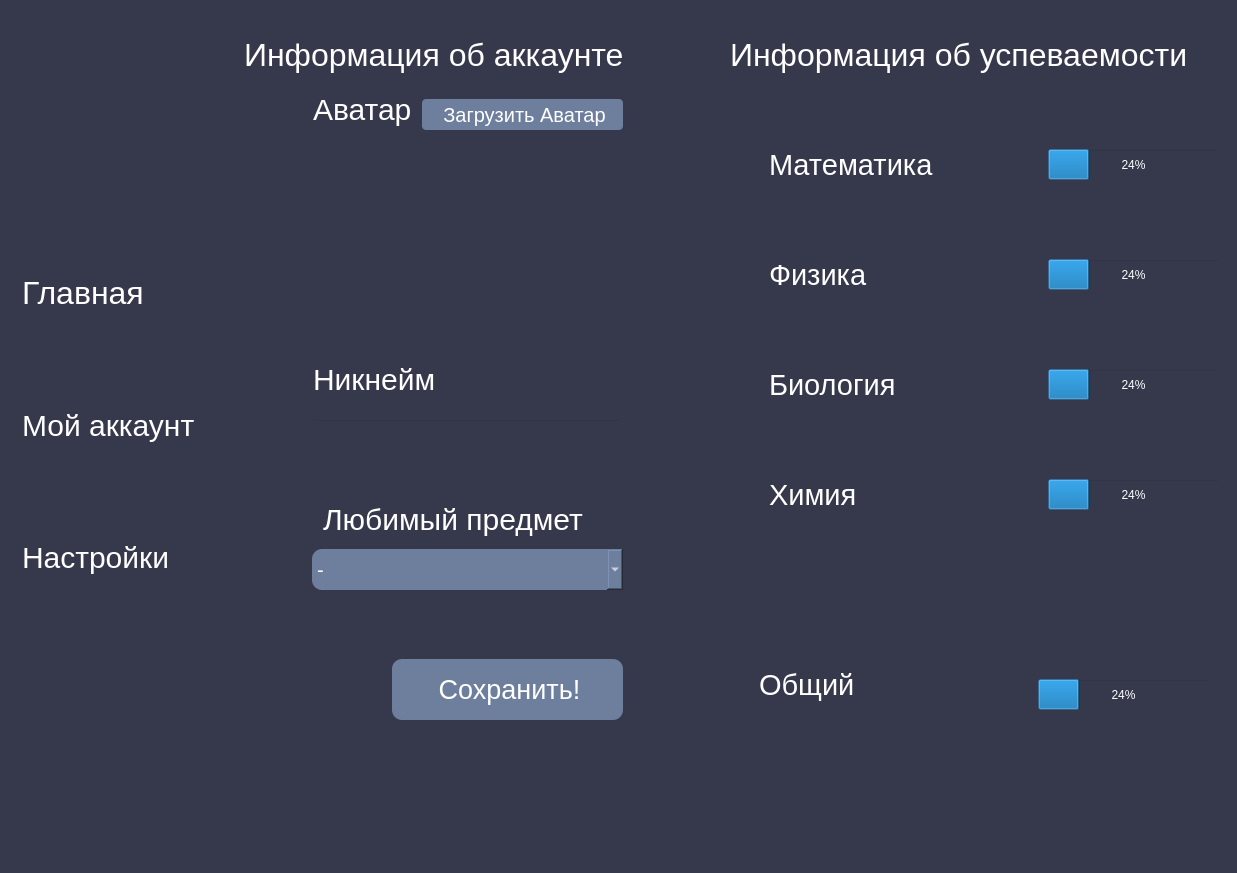
<?xml version="1.0" encoding="UTF-8"?>
<ui version="4.0">
 <class>MainWindow</class>
 <widget class="QMainWindow" name="MainWindow">
  <property name="geometry">
   <rect>
    <x>0</x>
    <y>0</y>
    <width>1237</width>
    <height>873</height>
   </rect>
  </property>
  <property name="cursor">
   <cursorShape>ArrowCursor</cursorShape>
  </property>
  <property name="windowTitle">
   <string>MainWindow</string>
  </property>
  <property name="styleSheet">
   <string notr="true">background-color:rgb(54, 57, 76);</string>
  </property>
  <widget class="QWidget" name="centralwidget">
   <property name="styleSheet">
    <string notr="true">QFrame, QPushButton{
border:none;}
QPushButton:hover{text-decoration:underline}</string>
   </property>
   <layout class="QHBoxLayout" name="horizontalLayout">
    <item>
     <widget class="QFrame" name="frame">
      <property name="minimumSize">
       <size>
        <width>0</width>
        <height>500</height>
       </size>
      </property>
      <property name="maximumSize">
       <size>
        <width>250</width>
        <height>500</height>
       </size>
      </property>
      <property name="frameShape">
       <enum>QFrame::StyledPanel</enum>
      </property>
      <property name="frameShadow">
       <enum>QFrame::Raised</enum>
      </property>
      <layout class="QVBoxLayout" name="verticalLayout">
       <item>
        <widget class="QPushButton" name="ToMain">
         <property name="styleSheet">
          <string notr="true">background:transparent;
color:white;
font-size:32px;
padding-left:4%;
text-align:left;
</string>
         </property>
         <property name="text">
          <string>Главная</string>
         </property>
        </widget>
       </item>
       <item>
        <widget class="QPushButton" name="ToAccount">
         <property name="styleSheet">
          <string notr="true">background:transparent;
word-break:break-word;
color:white;
font-size:30px;
padding-left:4%;
text-align:left;</string>
         </property>
         <property name="text">
          <string>Мой аккаунт</string>
         </property>
        </widget>
       </item>
       <item>
        <widget class="QPushButton" name="ToSettings">
         <property name="styleSheet">
          <string notr="true">background:transparent;
word-break:break-word;
color:white;
font-size:30px;
padding-left:4%;
text-align:left;</string>
         </property>
         <property name="text">
          <string>Настройки</string>
         </property>
        </widget>
       </item>
      </layout>
     </widget>
    </item>
    <item>
     <widget class="QFrame" name="frame_2">
      <property name="minimumSize">
       <size>
        <width>500</width>
        <height>800</height>
       </size>
      </property>
      <property name="maximumSize">
       <size>
        <width>800</width>
        <height>1500</height>
       </size>
      </property>
      <property name="styleSheet">
       <string notr="true">background:transparent;</string>
      </property>
      <property name="frameShape">
       <enum>QFrame::StyledPanel</enum>
      </property>
      <property name="frameShadow">
       <enum>QFrame::Raised</enum>
      </property>
      <widget class="QLabel" name="label">
       <property name="geometry">
        <rect>
         <x>10</x>
         <y>0</y>
         <width>471</width>
         <height>91</height>
        </rect>
       </property>
       <property name="styleSheet">
        <string notr="true">background:transparent;
color:white;
font-size:32px;
padding-left:4%;
text-align:left;
</string>
       </property>
       <property name="text">
        <string>Информация об аккаунте</string>
       </property>
      </widget>
      <widget class="QPushButton" name="SaveButton">
       <property name="geometry">
        <rect>
         <x>170</x>
         <y>650</y>
         <width>231</width>
         <height>61</height>
        </rect>
       </property>
       <property name="styleSheet">
        <string notr="true">background-color:rgb(110, 127, 158);
word-break:break-word;
color:white;
border-radius:10px;
font-size:27px;
padding-left:4%;
text-align:center;</string>
       </property>
       <property name="text">
        <string>Сохранить!</string>
       </property>
      </widget>
      <widget class="QLineEdit" name="NicknameEdit">
       <property name="geometry">
        <rect>
         <x>90</x>
         <y>410</y>
         <width>311</width>
         <height>31</height>
        </rect>
       </property>
      </widget>
      <widget class="QLabel" name="label_8">
       <property name="geometry">
        <rect>
         <x>80</x>
         <y>350</y>
         <width>161</width>
         <height>41</height>
        </rect>
       </property>
       <property name="styleSheet">
        <string notr="true">background:transparent;
color:white;
font-size:30px;
padding-left:4%;
text-align:left;
</string>
       </property>
       <property name="text">
        <string>Никнейм</string>
       </property>
      </widget>
      <widget class="QLabel" name="label_9">
       <property name="geometry">
        <rect>
         <x>80</x>
         <y>80</y>
         <width>111</width>
         <height>41</height>
        </rect>
       </property>
       <property name="styleSheet">
        <string notr="true">background:transparent;
color:white;
font-size:30px;
padding-left:4%;
text-align:left;
</string>
       </property>
       <property name="text">
        <string>Аватар</string>
       </property>
      </widget>
      <widget class="QComboBox" name="favoriteClass">
       <property name="geometry">
        <rect>
         <x>90</x>
         <y>540</y>
         <width>311</width>
         <height>41</height>
        </rect>
       </property>
       <property name="styleSheet">
        <string notr="true">background-color: rgb(110, 127, 158);
color:white;
font-size:20px;
border-radius: 10px</string>
       </property>
       <item>
        <property name="text">
         <string>-</string>
        </property>
       </item>
       <item>
        <property name="text">
         <string>Математика</string>
        </property>
       </item>
       <item>
        <property name="text">
         <string>Физика</string>
        </property>
       </item>
       <item>
        <property name="text">
         <string>Химия</string>
        </property>
       </item>
       <item>
        <property name="text">
         <string>Биология</string>
        </property>
       </item>
      </widget>
      <widget class="QLabel" name="label_10">
       <property name="geometry">
        <rect>
         <x>90</x>
         <y>490</y>
         <width>271</width>
         <height>41</height>
        </rect>
       </property>
       <property name="styleSheet">
        <string notr="true">background:transparent;
color:white;
font-size:30px;
padding-left:4%;
text-align:left;
</string>
       </property>
       <property name="text">
        <string>Любимый предмет</string>
       </property>
      </widget>
      <widget class="QPushButton" name="pushButton">
       <property name="geometry">
        <rect>
         <x>200</x>
         <y>90</y>
         <width>201</width>
         <height>31</height>
        </rect>
       </property>
       <property name="styleSheet">
        <string notr="true">background-color:rgb(110, 127, 158);
word-break:break-word;
color:white;
border-radius:4px;
font-size:20px;
padding-left:4%;
text-align:center;</string>
       </property>
       <property name="text">
        <string>Загрузить Аватар</string>
       </property>
      </widget>
     </widget>
    </item>
    <item>
     <widget class="QFrame" name="frame_3">
      <property name="minimumSize">
       <size>
        <width>500</width>
        <height>800</height>
       </size>
      </property>
      <property name="maximumSize">
       <size>
        <width>800</width>
        <height>1500</height>
       </size>
      </property>
      <property name="styleSheet">
       <string notr="true">background:transparent;</string>
      </property>
      <property name="frameShape">
       <enum>QFrame::StyledPanel</enum>
      </property>
      <property name="frameShadow">
       <enum>QFrame::Raised</enum>
      </property>
      <widget class="QLabel" name="label_3">
       <property name="geometry">
        <rect>
         <x>-10</x>
         <y>0</y>
         <width>471</width>
         <height>91</height>
        </rect>
       </property>
       <property name="styleSheet">
        <string notr="true">background:transparent;
color:white;
font-size:32px;
padding-left:4%;
text-align:left;
</string>
       </property>
       <property name="text">
        <string>Информация об успеваемости</string>
       </property>
      </widget>
      <widget class="QProgressBar" name="overalllprogressBar">
       <property name="geometry">
        <rect>
         <x>310</x>
         <y>670</y>
         <width>171</width>
         <height>31</height>
        </rect>
       </property>
       <property name="styleSheet">
        <string notr="true">color:white;</string>
       </property>
       <property name="value">
        <number>24</number>
       </property>
      </widget>
      <widget class="QProgressBar" name="physprogressBar_2">
       <property name="geometry">
        <rect>
         <x>320</x>
         <y>250</y>
         <width>171</width>
         <height>31</height>
        </rect>
       </property>
       <property name="styleSheet">
        <string notr="true">color:white;</string>
       </property>
       <property name="value">
        <number>24</number>
       </property>
      </widget>
      <widget class="QProgressBar" name="mathsprogressBar_3">
       <property name="geometry">
        <rect>
         <x>320</x>
         <y>140</y>
         <width>171</width>
         <height>31</height>
        </rect>
       </property>
       <property name="styleSheet">
        <string notr="true">color:white;</string>
       </property>
       <property name="value">
        <number>24</number>
       </property>
      </widget>
      <widget class="QProgressBar" name="bioprogressBar_4">
       <property name="geometry">
        <rect>
         <x>320</x>
         <y>360</y>
         <width>171</width>
         <height>31</height>
        </rect>
       </property>
       <property name="styleSheet">
        <string notr="true">color:white;</string>
       </property>
       <property name="value">
        <number>24</number>
       </property>
      </widget>
      <widget class="QProgressBar" name="chemprogressBar_5">
       <property name="geometry">
        <rect>
         <x>320</x>
         <y>470</y>
         <width>171</width>
         <height>31</height>
        </rect>
       </property>
       <property name="styleSheet">
        <string notr="true">color:white;</string>
       </property>
       <property name="value">
        <number>24</number>
       </property>
      </widget>
      <widget class="QLabel" name="label_2">
       <property name="geometry">
        <rect>
         <x>30</x>
         <y>130</y>
         <width>191</width>
         <height>51</height>
        </rect>
       </property>
       <property name="styleSheet">
        <string notr="true">background:transparent;
color:white;
font-size:29px;
padding-left:4%;
text-align:left;
</string>
       </property>
       <property name="text">
        <string>Математика</string>
       </property>
      </widget>
      <widget class="QLabel" name="label_4">
       <property name="geometry">
        <rect>
         <x>30</x>
         <y>240</y>
         <width>151</width>
         <height>51</height>
        </rect>
       </property>
       <property name="styleSheet">
        <string notr="true">background:transparent;
color:white;
font-size:29px;
padding-left:4%;
text-align:left;
</string>
       </property>
       <property name="text">
        <string>Физика</string>
       </property>
      </widget>
      <widget class="QLabel" name="label_5">
       <property name="geometry">
        <rect>
         <x>30</x>
         <y>350</y>
         <width>151</width>
         <height>51</height>
        </rect>
       </property>
       <property name="styleSheet">
        <string notr="true">background:transparent;
color:white;
font-size:29px;
padding-left:4%;
text-align:left;
</string>
       </property>
       <property name="text">
        <string>Биология</string>
       </property>
      </widget>
      <widget class="QLabel" name="label_6">
       <property name="geometry">
        <rect>
         <x>30</x>
         <y>460</y>
         <width>151</width>
         <height>51</height>
        </rect>
       </property>
       <property name="styleSheet">
        <string notr="true">background:transparent;
color:white;
font-size:29px;
padding-left:4%;
text-align:left;
</string>
       </property>
       <property name="text">
        <string>Химия</string>
       </property>
      </widget>
      <widget class="QLabel" name="label_7">
       <property name="geometry">
        <rect>
         <x>20</x>
         <y>650</y>
         <width>151</width>
         <height>51</height>
        </rect>
       </property>
       <property name="styleSheet">
        <string notr="true">background:transparent;
color:white;
font-size:29px;
padding-left:4%;
text-align:left;
</string>
       </property>
       <property name="text">
        <string>Общий</string>
       </property>
      </widget>
     </widget>
    </item>
   </layout>
  </widget>
  <widget class="QMenuBar" name="menubar">
   <property name="geometry">
    <rect>
     <x>0</x>
     <y>0</y>
     <width>1237</width>
     <height>26</height>
    </rect>
   </property>
  </widget>
  <widget class="QStatusBar" name="statusbar"/>
 </widget>
 <resources/>
 <connections/>
</ui>
